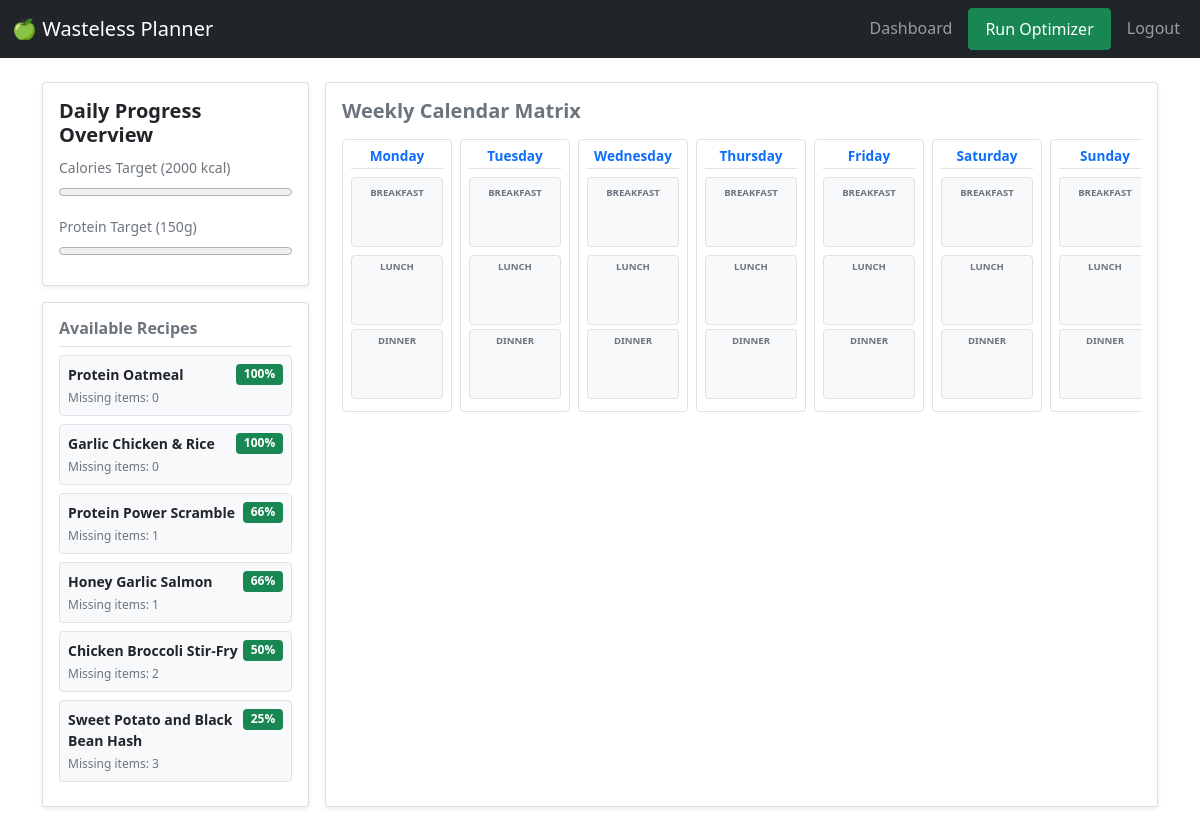
The app's page / (signed in) with its own data.
### planner/models.py (models this page shows, shortened)
class Recipe(models.Model):
    title = models.CharField(max_length=200, unique=True)
    instructions = models.TextField()
    prep_time = models.IntegerField(help_text="Time in minutes", validators=[MinValueValidator(1)])
    calories = models.IntegerField(validators=[MinValueValidator(0)], default=0)
    protein = models.DecimalField(max_digits=5, decimal_places=1, default=0.0, help_text="in grams")
    carbs = models.DecimalField(max_digits=5, decimal_places=1, default=0.0, help_text="in grams")
    fat = models.DecimalField(max_digits=5, decimal_places=1, default=0.0, help_text="in grams")
    created_at = models.DateTimeField(auto_now_add=True)

### planner/views.py (the view)
# urls.py: path('', views.dashboard_view, name='dashboard'),
@login_required
def dashboard_view(request):
    user = request.user
    today = timezone.now().date()
    pantry_items = PantryItem.objects.filter(user=user).select_related('ingredient')
    expiring_items = []
    seen_ingredients = set()
    for item in pantry_items:
        try:
            days_left = item.days_until_expiration()
        except:
            days_left = 99
        if days_left <= 3:
            if item.ingredient.id not in seen_ingredients:
                expiring_items.append(item)
                seen_ingredients.add(item.ingredient.id)
    user_stock = {}
    for item in pantry_items:
        ing_id = item.ingredient.id
        if ing_id not in user_stock:
            user_stock[ing_id] = Decimal("0.00")
        user_stock[ing_id] += item.quantity
    all_recipes = Recipe.objects.prefetch_related('recipe_ingredients__ingredient')
    recommended_recipes = []
    for recipe in all_recipes:
        requirements = recipe.recipe_ingredients.all()
        if not requirements:
            continue
        matched_ingredients = 0
        total_ingredients_count = len(requirements)
        for req in requirements:
            req_ing_id = req.ingredient.id
            if req_ing_id in user_stock and user_stock[req_ing_id] >= req.quantity:
                matched_ingredients += 1
        match_percentage = int((matched_ingredients / total_ingredients_count) * 100)
        if match_percentage >= 25:
            recommended_recipes.append({
                "recipe": recipe,
                "match_percentage": match_percentage,
                "missing_count": total_ingredients_count - matched_ingredients
            })
    recommended_recipes.sort(key=lambda x: x["match_percentage"], reverse=True)
    calendar_days = [
        {"code": "MON", "name": "Monday"},
        {"code": "TUE", "name": "Tuesday"},
        {"code": "WED", "name": "Wednesday"},
        {"code": "THU", "name": "Thursday"},
        {"code": "FRI", "name": "Friday"},
        {"code": "SAT", "name": "Saturday"},
        {"code": "SUN", "name": "Sunday"},
    ]
    saved_meals = MealPlan.objects.filter(user=user).select_related('recipe')
    day_map = {0: "MON", 1: "TUE", 2: "WED", 3: "THU", 4: "FRI", 5: "SAT", 6: "SUN"}
    for plan in saved_meals:
        plan.day_code = day_map.get(plan.date.weekday(), "MON")
    context = {
        "pantry_items": pantry_items,
        "expiring_items": expiring_items,
        "recommended_recipes": recommended_recipes[:6],
        "today": today,
        "calendar_days": calendar_days,
        "saved_meals": saved_meals,
    }
    return render(request, "planner/index.html", context)

### planner/models.py (called while the page is built)
    def days_until_expiration(self):
        delta = self.expiration_date - timezone.now().date()
        return delta.days

### planner/templates/planner/index.html (shortened to what this page needs)
{% extends "planner/layout.html" %}
{% block body %}
<div class="d-flex flex-nowrap row g-3">
    <aside class="col-12 col-md-4 col-lg-3" id="macro-summary-panel">
        <div class="card p-3 shadow-sm mb-3">
            <h5 class="card-title fw-bold">Daily Progress Overview</h5>
            <div class="mb-2">
                <label for="calories-progress" class="form-label mb-1 small text-muted">Calories Target (2000 kcal)</label>
                <progress id="calories-progress" class="w-100" value="0" max="2000"></progress>
            </div>
            <div class="mb-1">
                <label for="protein-progress" class="form-label mb-1 small text-muted">Protein Target (150g)</label>
                <progress id="protein-progress" class="w-100" value="0" max="150"></progress>
            </div>
        </div>
        <div class="card p-3 shadow-sm" id="recipe-pool">
            <h6 class="border-bottom pb-2 fw-bold text-secondary">Available Recipes</h6>
            {% if recommended_recipes %}
                {% for item in recommended_recipes %}
                    <div class="recipe-card p-2 mb-2 border rounded bg-light" draggable="true" data-recipe-id="{{ item.recipe.id }}" style="cursor: grab;">
                        <div class="d-flex justify-content-between align-items-start">
                            <strong class="text-dark small">{{ item.recipe.title }}</strong>
                            <span class="badge bg-success small">{{ item.match_percentage }}%</span>
                        </div>
                        <div class="text-muted mt-1" style="font-size: 0.75rem;">
                            <span>Missing items: {{ item.missing_count }}</span>
                        </div>
                    </div>
                {% endfor %}
            {% else %}
                <p class="text-muted small text-center my-3">No recipe matches found (Min. 25% match required).</p>
            {% endif %}
        </div>
    </aside>
    <section class="col-12col-md-8 col-lg-9" id="calendar-workspace">
        <div class="card p-3 shadow-sm h-100">
            <h2 class="h5 fw-bold mb-3 text-secondary">Weekly Calendar Matrix</h2>
            <div class="calendar-grid" style="display: grid; grid-template-columns: repeat(7, minmax(110px, 1fr)); gap: 0.5rem; overflow-x: auto;">
                {% for day in calendar_days %}
                <div class="calendar-day-column border rounded p-2 bg-white" data-day-code="{{ day.code }}">
                    <h6 class="text-center text-primary border-bottom pb-1 fw-bold" style="font-size: 0.85rem;">{{ day.name }}</h6>
                    <div class="meal-slot border rounded p-2 my-2 bg-light text-center" data-meal-type="Breakfast" style="min-height: 70px;">
                        <small class="slot-label text-muted d-block fw-bold" style="font-size: 0.6rem;">BREAKFAST</small>
                    </div>
                    <div class="meal-slot border rounded p-1 my-1 bg-light text-center" data-meal-type="Lunch" style="min-height: 70px;">
                        <small class="slot-label text-muted d-block fw-bold" style="font-size: 0.6rem;">LUNCH</small>
                    </div>
                    <div class="meal-slot border rounded p-1 my-1 bg-light text-center" data-meal-type="Dinner" style="min-height: 70px;">
                        <small class="slot-label text-muted d-block fw-bold" style="font-size: 0.6rem;">DINNER</small>
                    </div>
                </div>
                {% endfor %}
            </div>
        </div>
    </section>
</div>
{% endblock %}

### planner/static/planner/css/styles.css (style rules this page uses)
.recipe-card { background-color: var(--card-background-color); border: 2px solid var(--primary); padding: 0.5rem; margin-bottom: 0.5rem; border-radius: 4px; cursor: grab; transition: transform 0.1s ease; }
.meal-slot { background: var(--code-background-color); border: 2px dashed #ccc; min-height: 80px; padding: 0.25rem; margin-bottom: 0.5rem; border-radius: 4px; transition: background 0.2s ease, border-color 0.2s ease; }
.slot-label { display: block; font-size: 0.7rem; color: #888; text-transform: uppercase; }
.meal-slot * { pointer-events: none; }

### records on screen
Recipe: recipe "Protein Oatmeal", match_percentage "100", missing_count "0"
Recipe: recipe "Garlic Chicken & Rice", match_percentage "100", missing_count "0"
Recipe: recipe "Protein Power Scramble", match_percentage "66", missing_count "1"
Recipe: recipe "Honey Garlic Salmon", match_percentage "66", missing_count "1"
Recipe: recipe "Chicken Broccoli Stir-Fry", match_percentage "50", missing_count "2"
Recipe: recipe "Sweet Potato and Black Bean Hash", match_percentage "25", missing_count "3"

### other values on screen
{{ day.name }} "Monday" "Tuesday" "Wednesday" "Thursday" "Friday" "Saturday" "Sunday"
